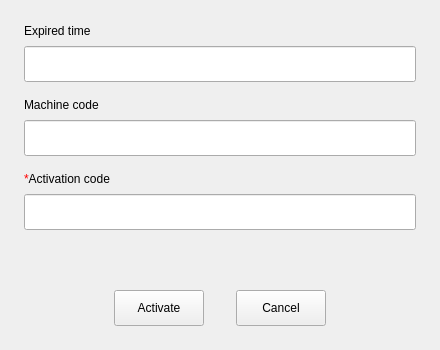
<?xml version="1.0" encoding="UTF-8"?>
<ui version="4.0">
 <class>LicenseActivation</class>
 <widget class="QWidget" name="LicenseActivation">
  <property name="geometry">
   <rect>
    <x>0</x>
    <y>0</y>
    <width>440</width>
    <height>350</height>
   </rect>
  </property>
  <property name="minimumSize">
   <size>
    <width>440</width>
    <height>350</height>
   </size>
  </property>
  <property name="maximumSize">
   <size>
    <width>440</width>
    <height>350</height>
   </size>
  </property>
  <property name="windowTitle">
   <string>Form</string>
  </property>
  <layout class="QVBoxLayout" name="verticalLayout_5">
   <property name="spacing">
    <number>0</number>
   </property>
   <property name="leftMargin">
    <number>0</number>
   </property>
   <property name="topMargin">
    <number>0</number>
   </property>
   <property name="rightMargin">
    <number>0</number>
   </property>
   <property name="bottomMargin">
    <number>0</number>
   </property>
   <item>
    <widget class="QWidget" name="m_content" native="true">
     <layout class="QVBoxLayout" name="verticalLayout_4">
      <property name="spacing">
       <number>16</number>
      </property>
      <property name="leftMargin">
       <number>24</number>
      </property>
      <property name="topMargin">
       <number>24</number>
      </property>
      <property name="rightMargin">
       <number>24</number>
      </property>
      <property name="bottomMargin">
       <number>24</number>
      </property>
      <item>
       <widget class="QWidget" name="m_timeWidget" native="true">
        <layout class="QVBoxLayout" name="m_timeLayout">
         <property name="spacing">
          <number>8</number>
         </property>
         <property name="leftMargin">
          <number>0</number>
         </property>
         <property name="topMargin">
          <number>0</number>
         </property>
         <property name="rightMargin">
          <number>0</number>
         </property>
         <property name="bottomMargin">
          <number>0</number>
         </property>
         <item>
          <widget class="QLabel" name="label">
           <property name="text">
            <string>Expired time</string>
           </property>
          </widget>
         </item>
         <item>
          <widget class="QLineEdit" name="m_expired_time">
           <property name="minimumSize">
            <size>
             <width>0</width>
             <height>36</height>
            </size>
           </property>
           <property name="maximumSize">
            <size>
             <width>16777215</width>
             <height>36</height>
            </size>
           </property>
          </widget>
         </item>
        </layout>
       </widget>
      </item>
      <item>
       <layout class="QVBoxLayout" name="verticalLayout_2">
        <property name="spacing">
         <number>8</number>
        </property>
        <item>
         <widget class="QLabel" name="label_2">
          <property name="text">
           <string>Machine code</string>
          </property>
         </widget>
        </item>
        <item>
         <widget class="QLineEdit" name="m_machine_code">
          <property name="minimumSize">
           <size>
            <width>0</width>
            <height>36</height>
           </size>
          </property>
          <property name="maximumSize">
           <size>
            <width>16777215</width>
            <height>36</height>
           </size>
          </property>
         </widget>
        </item>
       </layout>
      </item>
      <item>
       <layout class="QVBoxLayout" name="verticalLayout_3">
        <property name="spacing">
         <number>8</number>
        </property>
        <item>
         <widget class="QLabel" name="label_3">
          <property name="text">
           <string>&lt;font color=red&gt;*&lt;/font&gt;Activation code</string>
          </property>
         </widget>
        </item>
        <item>
         <widget class="QLineEdit" name="m_activation_code">
          <property name="minimumSize">
           <size>
            <width>0</width>
            <height>36</height>
           </size>
          </property>
          <property name="maximumSize">
           <size>
            <width>16777215</width>
            <height>36</height>
           </size>
          </property>
         </widget>
        </item>
       </layout>
      </item>
      <item>
       <spacer name="verticalSpacer">
        <property name="orientation">
         <enum>Qt::Vertical</enum>
        </property>
        <property name="sizeHint" stdset="0">
         <size>
          <width>20</width>
          <height>16</height>
         </size>
        </property>
       </spacer>
      </item>
      <item>
       <layout class="QHBoxLayout" name="horizontalLayout">
        <property name="spacing">
         <number>32</number>
        </property>
        <property name="topMargin">
         <number>8</number>
        </property>
        <item>
         <spacer name="horizontalSpacer">
          <property name="orientation">
           <enum>Qt::Horizontal</enum>
          </property>
          <property name="sizeHint" stdset="0">
           <size>
            <width>40</width>
            <height>20</height>
           </size>
          </property>
         </spacer>
        </item>
        <item>
         <widget class="QPushButton" name="m_activate">
          <property name="minimumSize">
           <size>
            <width>90</width>
            <height>36</height>
           </size>
          </property>
          <property name="maximumSize">
           <size>
            <width>90</width>
            <height>36</height>
           </size>
          </property>
          <property name="text">
           <string>Activate</string>
          </property>
         </widget>
        </item>
        <item>
         <widget class="QPushButton" name="m_cancel">
          <property name="minimumSize">
           <size>
            <width>90</width>
            <height>36</height>
           </size>
          </property>
          <property name="maximumSize">
           <size>
            <width>90</width>
            <height>36</height>
           </size>
          </property>
          <property name="text">
           <string>Cancel</string>
          </property>
         </widget>
        </item>
        <item>
         <spacer name="horizontalSpacer_2">
          <property name="orientation">
           <enum>Qt::Horizontal</enum>
          </property>
          <property name="sizeHint" stdset="0">
           <size>
            <width>40</width>
            <height>20</height>
           </size>
          </property>
         </spacer>
        </item>
       </layout>
      </item>
     </layout>
    </widget>
   </item>
  </layout>
 </widget>
 <resources/>
 <connections/>
</ui>
